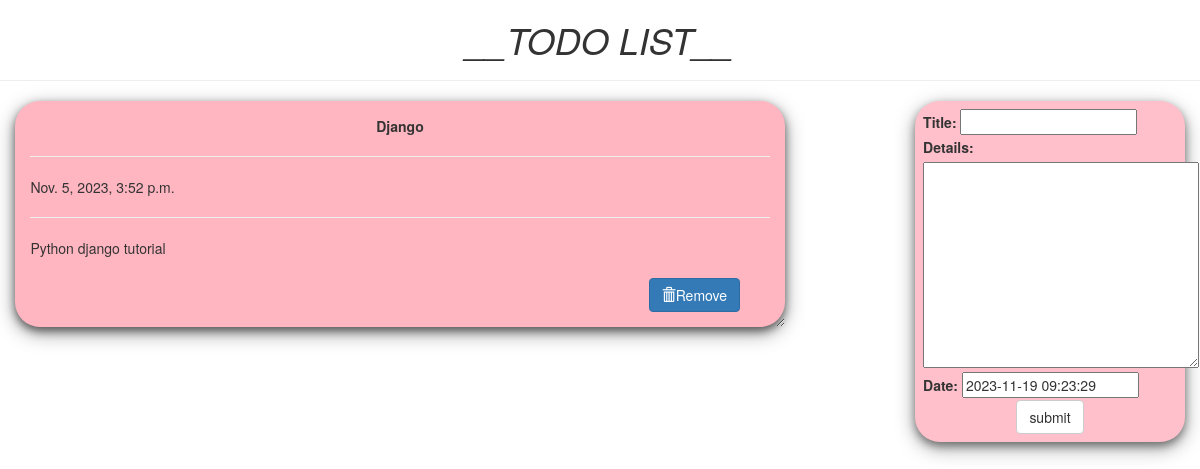
/todo/, run on the app's committed database.
### todo/models.py (models this page shows, shortened)
class Todo(models.Model):
    title = models.CharField(max_length=100)
    details = models.TextField()
    date = models.DateTimeField(default=timezone.now)

### todo/views.py (the view)
# urls.py: path('', index, name='polls'),
def index(request):
    todos = Todo.objects.order_by("-date")
    if request.method == "POST":
        form = TodoForm(request.POST)
        if form.is_valid():
            form.save()
            return redirect('index')
    form = TodoForm()
    page = {
        'forms': form,
        'list': todos,
        'title': 'Todo List'
    }
    return render(request, 'todo/index.html', page)

### todo/forms.py
class TodoForm(forms.ModelForm):
    class Meta:
        model = Todo
        fields = '__all__'
        widgets = {
            "details": forms.Textarea(attrs={"cols": 34}),
        }

### templates/todo/index.html (shortened to what this page needs)
<!DOCTYPE html>
<html lang="en" dir="ltr">
    <head>
        <link rel="stylesheet" href="https://maxcdn.bootstrapcdn.com/bootstrap/3.3.7/css/bootstrap.min.css">
    </head>
    <body class="container-fluid">
        <center class="row">
            <h1><i>__TODO LIST__</i></h1>
            <hr />
        </center>
        <div class="row">
            <div class="col-md-8">
                {% for i in list %}
                    <div class="card">
                        <center><b>{{i.title}}</b></center>
                        <hr/>
                        {{i.date}}
                        <hr/>
                        {{i.details}}
                        <br />
                        <br />
                        <form action="/todo/delete/{{i.id}}" method="POST" style=" padding-right: 4%; padding-bottom: 3%;">
                            <button value="remove" type="submit" class="btn btn-primary" style="float: right;"><span class="glyphicon glyphicon-trash"></span>Remove</button>
                        </form>
                    </div>
                {% endfor%}
            </div>
            <div class="col-md-1"> </div>
            <div class="col-md-3" >
                <div class="submit_form">
                    <form method="POST">
                        {{forms}}
                        <center>
                            <input type="submit" class="btn btn-default" value="submit" />
                        </center>
                    </form>
                </div>
            </div>
        </div>
    </body>
</html>

### templates/todo/index.html (style rules this page uses)
.card { box-shadow: 0 4px 8px 0 rgba(0,0,0,0.5), 0 6px 20px 0 rgba(0,0,0,0.39); background: lightpink; margin-bottom : 5%; border-radius: 25px; padding : 2%; overflow: auto; resize: both; text-overflow: ellipsis; }
.submit_form { padding: 3%; background: pink; border-radius: 25px; box-shadow: 0 4px 8px 0 rgba(0,0,0,0.4), 0 6px 20px 0 rgba(0,0,0,0.36); }

### data on the page
Todo: title "Django", date "Nov. 5, 2023, 3:52 p.m.", details "Python django tutorial"
